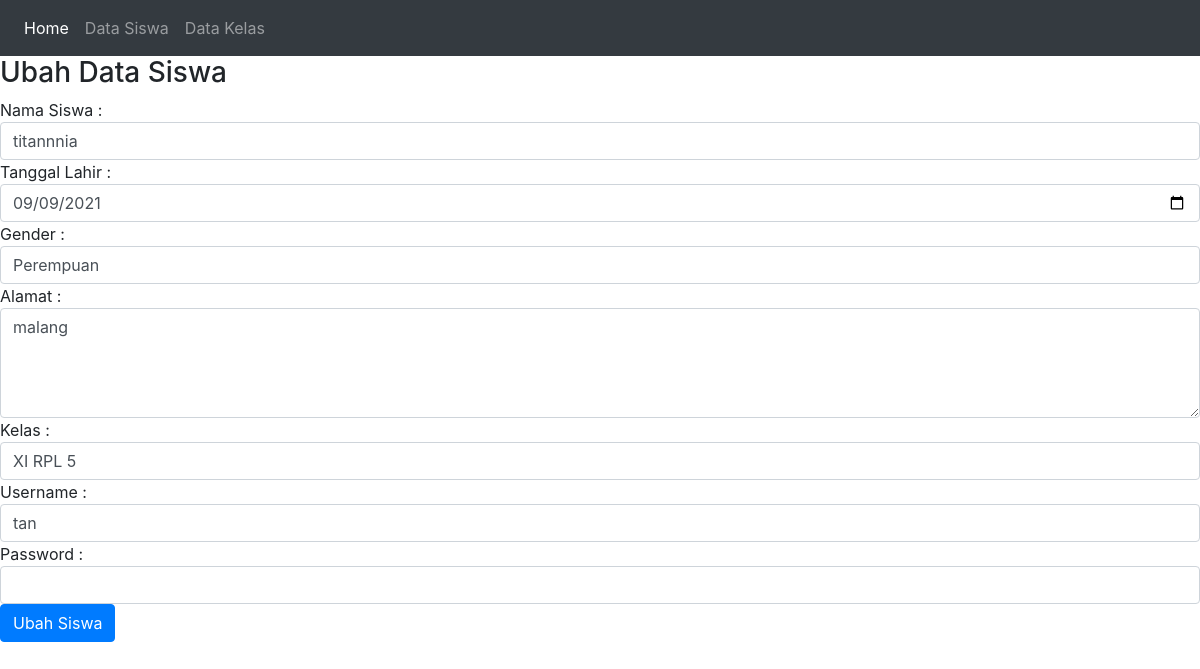
The page /ubah_siswa.php?id_siswa=16 on the database its author committed.
### tables this page shows
CREATE TABLE `siswa` (
  `id_siswa` int(3) NOT NULL,
  `nama_siswa` text NOT NULL,
  `tanggal_lahir` date NOT NULL,
  `gender` enum('L','P','','') NOT NULL,
  `alamat` text NOT NULL,
  `username` varchar(15) NOT NULL,
  `password` varchar(15) NOT NULL,
  `id_kelas` int(6) NOT NULL,
  `id_jurusan` int(11) NOT NULL
);

### ubah_siswa.php (the view, shortened to what this page needs)
<!DOCTYPE html>
<html>
<head>
    <link href="https://cdn.jsdelivr.net/npm/bootstrap@5.0.1/dist/css/bootstrap.min.css" rel="stylesheet">
</head>
<body>
<html lang="en">
<head>
  <link rel="stylesheet" href="https://maxcdn.bootstrapcdn.com/bootstrap/4.5.2/css/bootstrap.min.css">
</head>
<body>
<nav class="navbar navbar-expand-sm bg-dark navbar-dark">
  <ul class="navbar-nav">
    <li class="nav-item active">
      <a class="nav-link" href="index.php">Home</a>
    </li>
    <li class="nav-item">
      <a class="nav-link" href="tampil_siswa.php">Data Siswa</a>
    </li>
    <li class="nav-item">
      <a class="nav-link" href="tampil_kelas.php">Data Kelas</a>
    </li>
  </ul>
</nav>
    <?php
    include "koneksi.php";
    $qry_get_siswa=mysqli_query($conn,"select * from siswa where id_siswa = '".$_GET['id_siswa']."'");
    $dt_siswa=mysqli_fetch_array($qry_get_siswa);
    ?>
    <h3>Ubah Data Siswa</h3>
    <form action="proses_ubah_siswa.php" method="post">
        Nama Siswa :
        <input type="text" name="nama_siswa" value=   "<?=$dt_siswa['nama_siswa']?>" class="form-control">
        Tanggal Lahir :
        <input type="date" name="tanggal_lahir" value="<?=$dt_siswa['tanggal_lahir']?>" class="form-control">
        Gender :
        <?php
        $arr_gender=array('L'=>'Laki-laki','P'=>'Perempuan');
        ?>
        <select name="gender" class="form-control">
            <?php foreach ($arr_gender as $key_gender => $val_gender):
                if($key_gender==$dt_siswa['gender']){
                    $selek="selected";
                } else {
                    $selek="";
                }
             ?>
            <option value="<?=$key_gender?>" <?=$selek?>><?=$val_gender?></option>
            <?php endforeach ?>
        </select>
        Alamat :
        <textarea name="alamat" class="form-control" rows="4"><?=$dt_siswa['alamat']?></textarea>
        Kelas :
        <select name="id_kelas" class="form-control">
            <?php
            include "koneksi.php";
            $qry_kelas=mysqli_query($conn,"select * from kelas");
            while($data_kelas=mysqli_fetch_array($qry_kelas)){
                if($data_kelas['id_kelas']==$dt_siswa['id_kelas']){
                    $selek="selected";
                } else {
                    $selek="";
                }
        echo '<option value="'.$data_kelas['id_kelas'].'" '.$selek.'>'.$data_kelas['nama_kelas'].'</option>';
            }
            ?>
        </select>
        Username :
        <input type="text" name="username" value="<?=$dt_siswa['username']?>" class="form-control">
        Password :
        <input type="password" name="password" value="" class="form-control">
    <input type="submit" name="simpan" value="Ubah Siswa" class="btn btn-primary">
    </form>
</body>
</html>

### rows shown on the page
siswa: nama_siswa "titannnia", tanggal_lahir "09/09/2021", alamat "malang", username "tan"

### other values the page prints
form field gender "Perempuan"
form field id_kelas "XI RPL 5"
